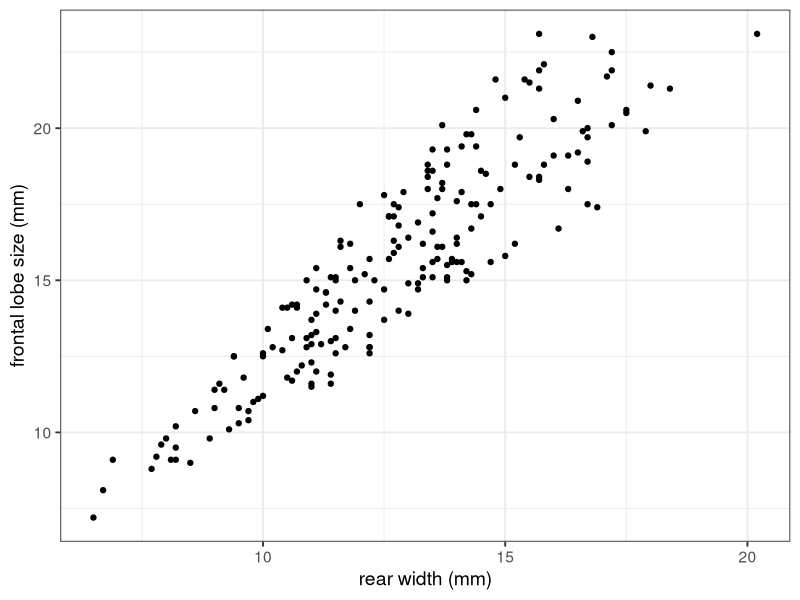
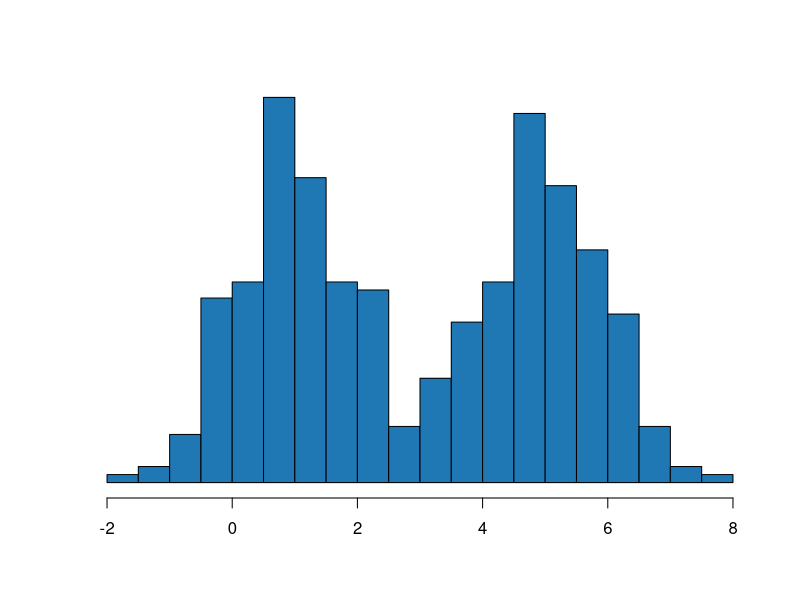
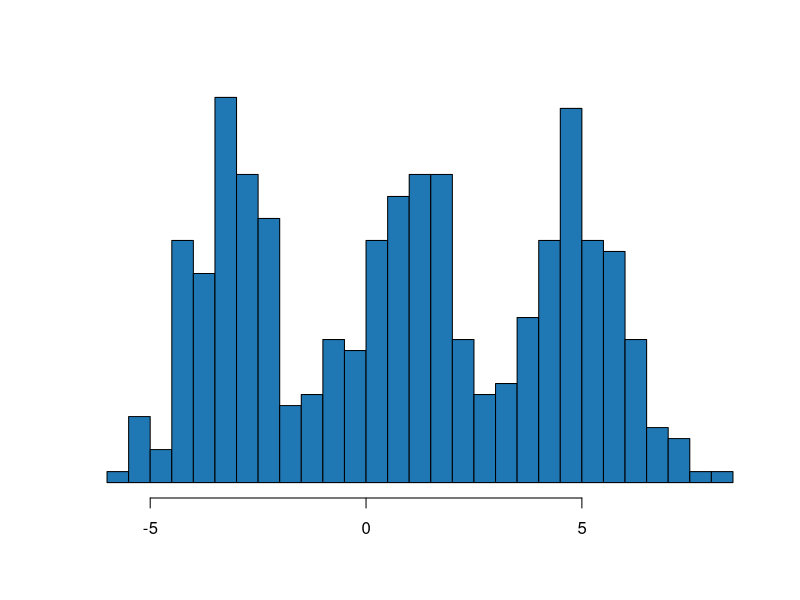
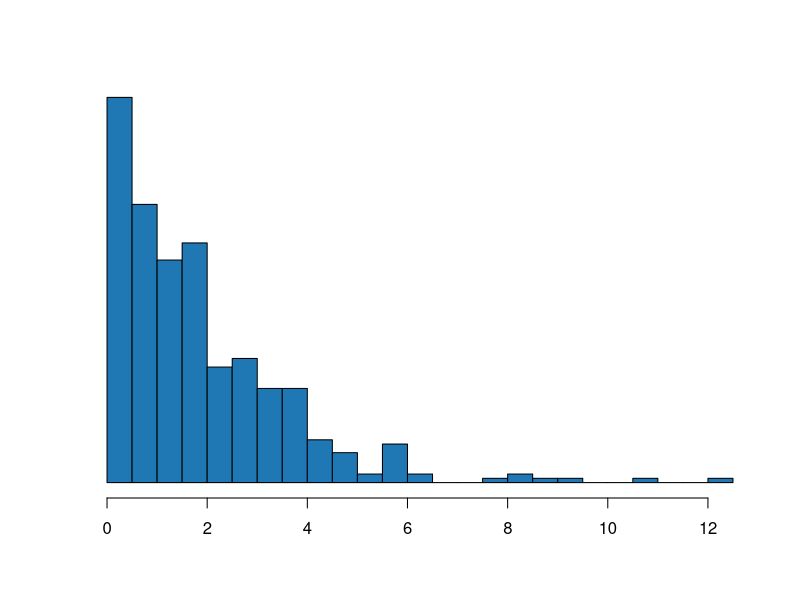
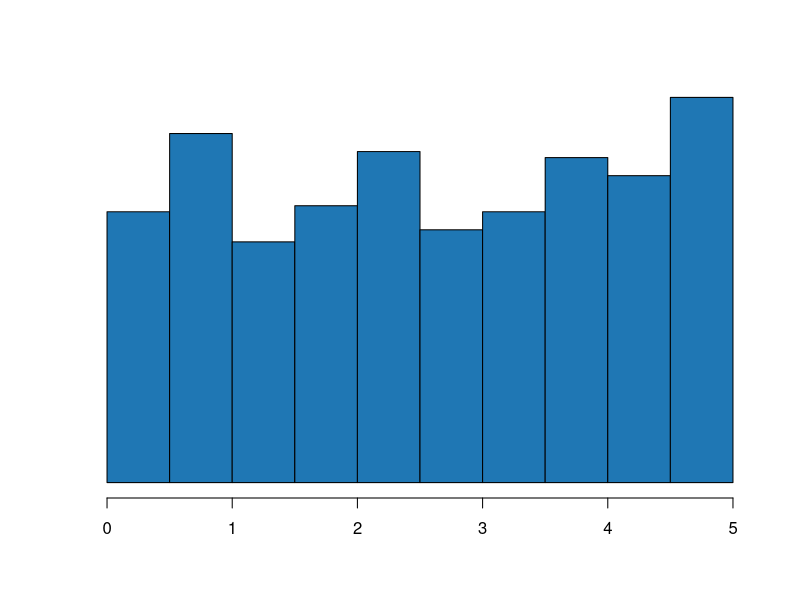

The R source for these figures, in order:

# 05/10/2021: make plots for the mid-term exam of STA 101

setwd('~/Downloads/sta101-materials/exams/')

# crabs plot
library(MASS)
library(ggplot2)
data("crabs")

ggplot(data=crabs, aes(x=RW, y=FL)) +
  geom_point() +
  labs(x='rear width (mm)', y='frontal lobe size (mm)') +
  theme_bw(base_size=14)


# mix and match for data distributions
python_blue = "#1F77B4"

set.seed(42)
pdf('data_dist_plots.pdf', width = 5, height = 5)

## bi-modal
x1 = c(rnorm(200, 5,1),rnorm(200, 1,1))

hist(x1, breaks=30, col = python_blue, main="", yaxt = "n", 
     ylab=NULL, xlab=NULL)

## multi-modal
x2 = c(rnorm(150, 5, 1), rnorm(150, 1,1), rnorm(150,-3,1))

hist(x2, breaks=30, col = python_blue, main="", yaxt = "n", 
     ylab=NULL, xlab=NULL)

## right-skewed
x3 = rchisq(400, 2)

hist(x3, breaks=30, col = python_blue, main="", yaxt = "n", 
     ylab=NULL, xlab=NULL)

## uniform
x4 = runif(500, 0, 5)

hist(x4, breaks=15, col = python_blue, main="", yaxt = "n", 
     ylab=NULL, xlab=NULL)

dev.off()

